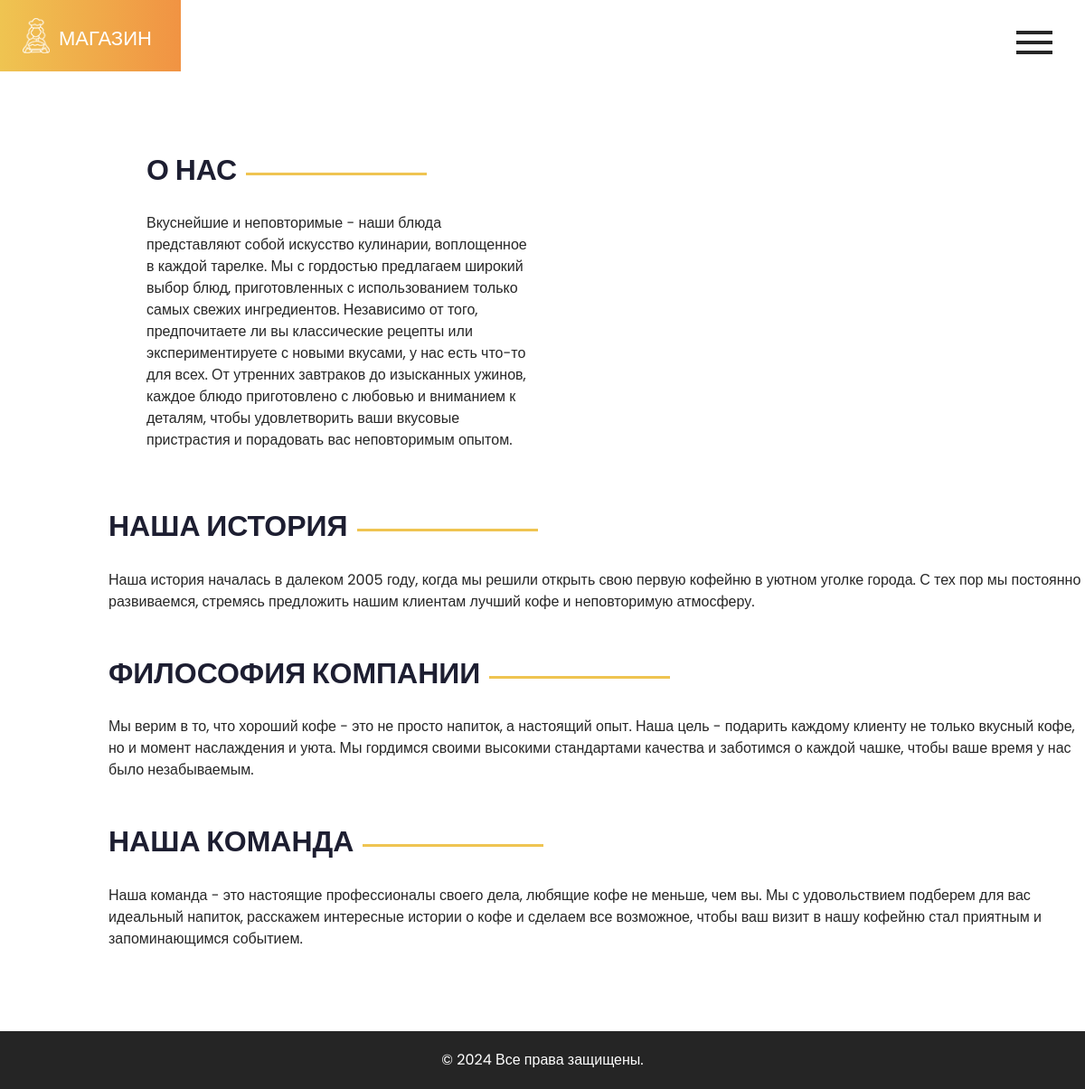
Page /about.php on the committed database.
### tables this page shows
CREATE TABLE IF NOT EXISTS `records` (
  `id` int(11) NOT NULL AUTO_INCREMENT,
  `title` varchar(255) NOT NULL,
  `description` text NOT NULL,
  `slug` varchar(100) NOT NULL,
  PRIMARY KEY (`id`),
  UNIQUE KEY `slug` (`slug`)
);

### about.php (the view, shortened to what this page needs)
<?php
function getRecordBySlug($slug) {
    global $conn;
    $sql = "SELECT title, description FROM records WHERE slug = '$slug'";
    $result = $conn->query($sql);
    if ($result->num_rows > 0) {
        $row = $result->fetch_assoc();
        return $row;
    } else {
        return false;
    }
}
?>
<!DOCTYPE html>
<html>
  <head>
    <link rel="stylesheet" type="text/css" href="https://cdnjs.cloudflare.com/ajax/libs/OwlCarousel2/2.3.4/assets/owl.carousel.min.css" />
    <link rel="stylesheet" type="text/css" href="css/bootstrap.css" />
    <link href="css/style.css" rel="stylesheet" />
    <link href="css/responsive.css" rel="stylesheet" />
  </head>
  <body  class="sub_page">
    <div class="hero_area">
      <header class="header_section">
        <div class="container-fluid">
          <nav class="navbar navbar-expand-lg custom_nav-container">
            <a class="navbar-brand" href="/">
              <img src="images/logo.png" alt="" />
              <span> <?= getRecordBySlug('mag_name_main')['title']; ?> </span>
            </a>
            <div class="navbar-collapse" id="">
              <div class="custom_menu-btn">
                <button onclick="openNav()">
                  <span class="s-1"></span>
                  <span class="s-2"></span>
                  <span class="s-3"></span>
                </button>
              </div>
            </div>
          </nav>
        </div>
      </header>
    </div>
    <section class="about_section layout_margin">
      <div class="container-fluid">
        <div class="row">
          <div class="col-md-5 offset-md-1">
            <div class="detail-box">
              <div class="heading_container">
                <h2><?= getRecordBySlug('mag_about_1')['title']; ?></h2>
                <hr>
              </div>
              <p> <?= getRecordBySlug('mag_about_1')['description']; ?> </p>
            </div>
          </div>
          <div class="col-md-6 px-0">
            <div class="img-box">
            </div>
          </div>
        </div>
      </div>
      <div class="detail-box mt-5">
  <div class="heading_container">
    <h2>Наша история</h2>
    <hr>
  </div>
  <p>Наша история началась в далеком 2005 году, когда мы решили открыть свою первую кофейню в уютном уголке города. С тех пор мы постоянно развиваемся, стремясь предложить нашим клиентам лучший кофе и неповторимую атмосферу.</p>
</div>
<div class="detail-box mt-5">
  <div class="heading_container">
    <h2>Философия компании</h2>
    <hr>
  </div>
  <p>Мы верим в то, что хороший кофе - это не просто напиток, а настоящий опыт. Наша цель - подарить каждому клиенту не только вкусный кофе, но и момент наслаждения и уюта. Мы гордимся своими высокими стандартами качества и заботимся о каждой чашке, чтобы ваше время у нас было незабываемым.</p>
</div>
<div class="detail-box mt-5">
  <div class="heading_container">
    <h2>Наша команда</h2>
    <hr>
  </div>
  <p>Наша команда - это настоящие профессионалы своего дела, любящие кофе не меньше, чем вы. Мы с удовольствием подберем для вас идеальный напиток, расскажем интересные истории о кофе и сделаем все возможное, чтобы ваш визит в нашу кофейню стал приятным и запоминающимся событием.</p>
</div>
    </section>
    <section class="container-fluid footer_section">
      <p> © 2024 Все права защищены.</p>
    </section>
  </body>
</html>

### css/style.css (style rules this page uses)
p { color: #272727; }
body { font-family: 'Poppins', sans-serif; color: #0c0c0c; background-color: #ffffff; }
.layout_margin { margin: 90px 0; }
.heading_container { display: -webkit-box; display: -ms-flexbox; display: flex; -webkit-box-align: center; -ms-flex-align: center; align-items: center; }
.heading_container h2 { font-weight: bold; color: #1d1e31; position: relative; text-transform: uppercase; }
.heading_container hr { margin: 0 10px; border: none; -webkit-box-flex: 1; -ms-flex: 1; flex: 1; max-width: 200px; height: 3px; background-color: #efc451; }
.hero_area { height: 100vh; position: relative; }
.hero_area::before { content: ""; position: absolute; top: 0; left: 0; width: 18%; min-width: 150px; height: 100%; background: -webkit-gradient(linear, left top, right top, from(#efc451), to(#f19343)); background: linear-gradient(to right, #efc451, #f19343); }
.sub_page .hero_area { height: auto; }
.sub_page .hero_area::before { width: 200px; }
.header_section .container-fluid { padding-right: 25px; padding-left: 25px; }
.custom_menu-btn { z-index: 9; position: absolute; right: 5px; top: 14px; }
.custom_menu-btn button { margin-top: 12px; outline: none; border: none; background-color: transparent; }
.custom_menu-btn span { display: block; width: 40px; height: 4px; background-color: #262626; margin: 7px 0; -webkit-transition: all .3s; transition: all .3s; }
a, a:hover, a:focus { text-decoration: none; }
.navbar-brand { display: -webkit-box; display: -ms-flexbox; display: flex; -webkit-box-align: center; -ms-flex-align: center; align-items: center; font-family: 'American Typewriter', sans-serif; font-weight: 400; }
.navbar-brand img { width: 30px; margin-right: 10px; }
.navbar-brand span { text-transform: uppercase; font-size: 22px; color: #ffffff; margin-top: 5px; }
.custom_nav-container { z-index: 99999; padding: 15px 0; }
.about_section .row { -webkit-box-align: center; -ms-flex-align: center; align-items: center; }
.about_section .detail-box { padding-left: 10%; }
.about_section .detail-box p { margin-top: 20px; }
.footer_section { padding: 20px; background-color: #252525; }
.footer_section p { margin: 0; text-align: center; color: #ffffff; }

### rows in the picture
records: title "МАГАЗИН"
records: title "О НАС", description "Вкуснейшие и неповторимые - наши блюда представляют собой искусство кулинарии, воплощенное в каждой тарелке. Мы с гордостью предлагаем широкий выбор блюд, приготовленных с использованием только самых свежих ингредиентов. Независимо от того, предпочитаете ли вы классические рецепты или экспериментируете с новыми вкусами, у нас есть что-то для всех. От утренних завтраков до изысканных ужинов, каждое блюдо приготовлено с любовью и вниманием к деталям, чтобы удовлетворить ваши вкусовые пристрастия и порадовать вас неповторимым опытом."
